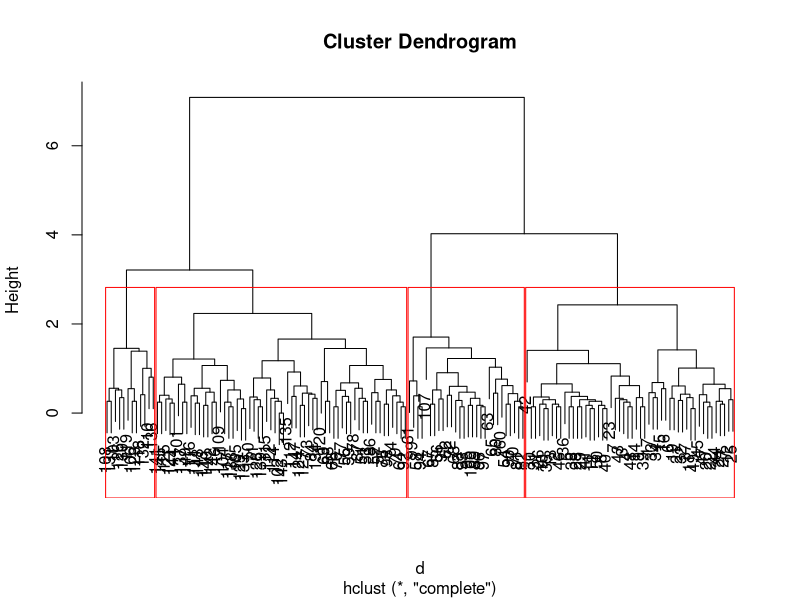

Here is the R script that generated this plot:
# hierarchial clustering: unsupervised learning

# bottom-up approach : arrange the data and start grouping from bottom to top for every data like huffman

iris
iris1<-iris
iris1
iris1$Species=NULL
d=dist(iris1,method="euclidean")
hfit=hclust(d)
plot(hfit)
grps=cutree(hfit,k=4)
grps
rect.hclust(hfit,k=4,border = "red")
